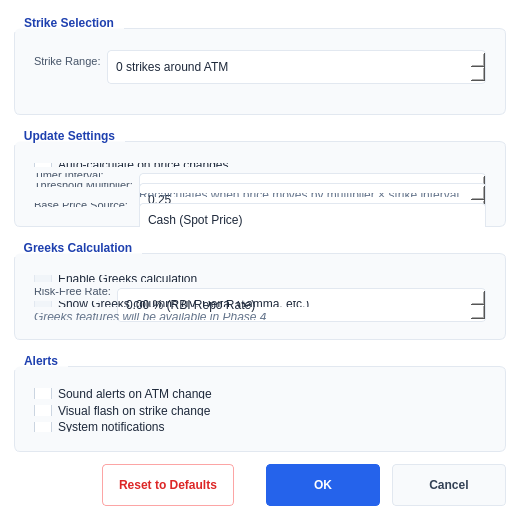
<?xml version="1.0" encoding="UTF-8"?>
<ui version="4.0">
 <class>ATMWatchSettingsDialog</class>
 <widget class="QDialog" name="ATMWatchSettingsDialog">
  <property name="geometry">
   <rect><x>0</x><y>0</y><width>520</width><height>520</height></rect>
  </property>
  <property name="windowTitle">
   <string>ATM Watch Settings</string>
  </property>
  <property name="minimumSize">
   <size><width>500</width><height>400</height></size>
  </property>
  <property name="modal">
   <bool>true</bool>
  </property>
  <property name="styleSheet">
   <string notr="true">
QDialog {
  background-color: #ffffff;
  color: #1e293b;
  font-size: 12px;
}
QGroupBox {
  background-color: #f8fafc;
  border: 1px solid #e2e8f0;
  border-radius: 6px;
  margin-top: 14px;
  padding: 12px 10px 10px 10px;
  font-weight: 600;
  color: #1e293b;
}
QGroupBox::title {
  subcontrol-origin: margin;
  subcontrol-position: top left;
  padding: 2px 8px;
  color: #1e40af;
  font-size: 12px;
}
QLabel {
  color: #475569;
  font-size: 11px;
}
QLabel#m_strikeRangeExampleLabel {
  color: #64748b;
  font-size: 9pt;
}
QSpinBox, QDoubleSpinBox {
  background-color: #ffffff;
  color: #1e293b;
  border: 1px solid #e2e8f0;
  border-radius: 4px;
  padding: 4px 6px;
  min-height: 24px;
  font-size: 12px;
}
QSpinBox:focus, QDoubleSpinBox:focus {
  border-color: #3b82f6;
}
QComboBox {
  background-color: #ffffff;
  color: #1e293b;
  border: 1px solid #e2e8f0;
  border-radius: 4px;
  padding: 4px 8px;
  min-height: 24px;
  font-size: 12px;
}
QComboBox:focus { border-color: #3b82f6; }
QComboBox::drop-down { width: 18px; border: none; }
QComboBox QAbstractItemView {
  background-color: #ffffff;
  color: #1e293b;
  selection-background-color: #dbeafe;
  selection-color: #1e40af;
  border: 1px solid #e2e8f0;
}
QCheckBox {
  color: #1e293b;
  font-size: 12px;
  spacing: 6px;
}
QCheckBox::indicator {
  width: 16px;
  height: 16px;
  border: 1px solid #cbd5e1;
  border-radius: 3px;
  background-color: #ffffff;
}
QCheckBox::indicator:checked {
  background-color: #2563eb;
  border-color: #2563eb;
}
QCheckBox::indicator:disabled {
  background-color: #f1f5f9;
  border-color: #e2e8f0;
}
QPushButton {
  background-color: #f8fafc;
  color: #334155;
  border: 1px solid #e2e8f0;
  border-radius: 4px;
  padding: 6px 16px;
  font-size: 12px;
  font-weight: 500;
  min-width: 80px;
  min-height: 28px;
}
QPushButton:hover { background-color: #f1f5f9; border-color: #94a3b8; }
QPushButton:pressed { background-color: #e2e8f0; }
QPushButton#m_okButton {
  background-color: #2563eb;
  color: #ffffff;
  border-color: #2563eb;
}
QPushButton#m_okButton:hover { background-color: #1d4ed8; }
QPushButton#m_resetButton {
  background-color: #ffffff;
  color: #dc2626;
  border-color: #fca5a5;
}
QPushButton#m_resetButton:hover { background-color: #fef2f2; border-color: #dc2626; }
   </string>
  </property>
  <layout class="QVBoxLayout" name="mainLayout">
   <property name="spacing">
    <number>12</number>
   </property>
   <property name="leftMargin"><number>14</number></property>
   <property name="topMargin"><number>14</number></property>
   <property name="rightMargin"><number>14</number></property>
   <property name="bottomMargin"><number>14</number></property>

   <!-- Strike Selection Group -->
   <item>
    <widget class="QGroupBox" name="m_strikeSelectionGroup">
     <property name="title"><string>Strike Selection</string></property>
     <layout class="QFormLayout" name="strikeFormLayout">
      <item row="0" column="0">
       <widget class="QLabel" name="lblStrikeRange">
        <property name="text"><string>Strike Range:</string></property>
       </widget>
      </item>
      <item row="0" column="1">
       <widget class="QSpinBox" name="m_strikeRangeSpinBox">
        <property name="minimum"><number>0</number></property>
        <property name="maximum"><number>10</number></property>
        <property name="suffix"><string> strikes around ATM</string></property>
        <property name="toolTip"><string>Number of strikes to display on each side of ATM
0 = ATM only (1 strike)
5 = ATM ± 5 (11 strikes total)</string></property>
       </widget>
      </item>
      <item row="1" column="0">
       <spacer name="exampleSpacer">
        <property name="orientation"><enum>Qt::Horizontal</enum></property>
        <property name="sizeHint" stdset="0"><size><width>0</width><height>0</height></size></property>
       </spacer>
      </item>
      <item row="1" column="1">
       <widget class="QLabel" name="m_strikeRangeExampleLabel">
        <property name="text"><string></string></property>
        <property name="wordWrap"><bool>true</bool></property>
       </widget>
      </item>
     </layout>
    </widget>
   </item>

   <!-- Update Settings Group -->
   <item>
    <widget class="QGroupBox" name="m_updateSettingsGroup">
     <property name="title"><string>Update Settings</string></property>
     <layout class="QFormLayout" name="updateFormLayout">
      <item row="0" column="0" colspan="2">
       <widget class="QCheckBox" name="m_autoRecalculateCheckbox">
        <property name="text"><string>Auto-calculate on price changes</string></property>
        <property name="toolTip"><string>Enable event-driven ATM calculation</string></property>
       </widget>
      </item>
      <item row="1" column="0">
       <widget class="QLabel" name="lblTimerInterval">
        <property name="text"><string>Timer Interval:</string></property>
       </widget>
      </item>
      <item row="1" column="1">
       <widget class="QSpinBox" name="m_updateIntervalSpinBox">
        <property name="minimum"><number>10</number></property>
        <property name="maximum"><number>300</number></property>
        <property name="suffix"><string> seconds (backup)</string></property>
        <property name="toolTip"><string>Backup timer interval for ATM calculation
Only used if auto-calculate is disabled or events are missed</string></property>
       </widget>
      </item>
      <item row="2" column="0">
       <widget class="QLabel" name="lblThreshold">
        <property name="text"><string>Threshold Multiplier:</string></property>
       </widget>
      </item>
      <item row="2" column="1">
       <widget class="QDoubleSpinBox" name="m_thresholdMultiplierSpinBox">
        <property name="minimum"><double>0.250000000000000</double></property>
        <property name="maximum"><double>1.000000000000000</double></property>
        <property name="singleStep"><double>0.050000000000000</double></property>
        <property name="decimals"><number>2</number></property>
        <property name="toolTip"><string>Price movement threshold for recalculation
0.25 = High sensitivity (quarter strike interval)
0.50 = Default (half strike interval)
1.00 = Conservative (full strike interval)</string></property>
       </widget>
      </item>
      <item row="3" column="0">
       <spacer name="thresholdNoteSpacer">
        <property name="orientation"><enum>Qt::Horizontal</enum></property>
        <property name="sizeHint" stdset="0"><size><width>0</width><height>0</height></size></property>
       </spacer>
      </item>
      <item row="3" column="1">
       <widget class="QLabel" name="lblThresholdNote">
        <property name="text"><string>Recalculates when price moves by multiplier × strike interval</string></property>
        <property name="wordWrap"><bool>true</bool></property>
        <property name="styleSheet"><string>color: #64748b; font-size: 9pt;</string></property>
       </widget>
      </item>
      <item row="4" column="0">
       <widget class="QLabel" name="lblBasePriceSource">
        <property name="text"><string>Base Price Source:</string></property>
       </widget>
      </item>
      <item row="4" column="1">
       <widget class="QComboBox" name="m_basePriceSourceCombo">
        <property name="toolTip"><string>Source for underlying price calculation
Cash: Uses equity/index cash market price
Future: Uses front month futures price</string></property>
        <item><property name="text"><string>Cash (Spot Price)</string></property></item>
        <item><property name="text"><string>Future (Front Month)</string></property></item>
       </widget>
      </item>
     </layout>
    </widget>
   </item>

   <!-- Greeks Calculation Group -->
   <item>
    <widget class="QGroupBox" name="m_greeksGroup">
     <property name="title"><string>Greeks Calculation</string></property>
     <layout class="QFormLayout" name="greeksFormLayout">
      <item row="0" column="0" colspan="2">
       <widget class="QCheckBox" name="m_enableGreeksCheckbox">
        <property name="text"><string>Enable Greeks calculation</string></property>
        <property name="enabled"><bool>false</bool></property>
        <property name="toolTip"><string>Greeks calculation (IV, Delta, Gamma, etc.) - Coming in Phase 4</string></property>
       </widget>
      </item>
      <item row="1" column="0">
       <widget class="QLabel" name="lblRiskFreeRate">
        <property name="text"><string>Risk-Free Rate:</string></property>
       </widget>
      </item>
      <item row="1" column="1">
       <widget class="QDoubleSpinBox" name="m_riskFreeRateSpinBox">
        <property name="minimum"><double>0.000000000000000</double></property>
        <property name="maximum"><double>10.000000000000000</double></property>
        <property name="singleStep"><double>0.100000000000000</double></property>
        <property name="decimals"><number>2</number></property>
        <property name="suffix"><string> % (RBI Repo Rate)</string></property>
        <property name="enabled"><bool>false</bool></property>
       </widget>
      </item>
      <item row="2" column="0" colspan="2">
       <widget class="QCheckBox" name="m_showGreeksColumnsCheckbox">
        <property name="text"><string>Show Greeks columns (IV, Delta, Gamma, etc.)</string></property>
        <property name="enabled"><bool>false</bool></property>
       </widget>
      </item>
      <item row="3" column="0" colspan="2">
       <widget class="QLabel" name="lblGreeksNote">
        <property name="text"><string>Greeks features will be available in Phase 4</string></property>
        <property name="styleSheet"><string>color: #64748b; font-size: 9pt; font-style: italic;</string></property>
       </widget>
      </item>
     </layout>
    </widget>
   </item>

   <!-- Alerts Group -->
   <item>
    <widget class="QGroupBox" name="m_alertsGroup">
     <property name="title"><string>Alerts</string></property>
     <layout class="QVBoxLayout" name="alertsLayout">
      <item>
       <widget class="QCheckBox" name="m_soundAlertsCheckbox">
        <property name="text"><string>Sound alerts on ATM change</string></property>
        <property name="toolTip"><string>Play sound when ATM strike changes</string></property>
       </widget>
      </item>
      <item>
       <widget class="QCheckBox" name="m_visualAlertsCheckbox">
        <property name="text"><string>Visual flash on strike change</string></property>
        <property name="toolTip"><string>Highlight row when ATM strike changes</string></property>
       </widget>
      </item>
      <item>
       <widget class="QCheckBox" name="m_systemNotificationsCheckbox">
        <property name="text"><string>System notifications</string></property>
        <property name="toolTip"><string>Show system notifications for ATM changes</string></property>
       </widget>
      </item>
     </layout>
    </widget>
   </item>

   <!-- Bottom Buttons -->
   <item>
    <layout class="QHBoxLayout" name="buttonLayout">
     <item>
      <spacer name="btnSpacer">
       <property name="orientation"><enum>Qt::Horizontal</enum></property>
       <property name="sizeHint" stdset="0"><size><width>40</width><height>20</height></size></property>
      </spacer>
     </item>
     <item>
      <widget class="QPushButton" name="m_resetButton">
       <property name="text"><string>Reset to Defaults</string></property>
      </widget>
     </item>
     <item>
      <spacer name="btnGap">
       <property name="orientation"><enum>Qt::Horizontal</enum></property>
       <property name="sizeType"><enum>QSizePolicy::Fixed</enum></property>
       <property name="sizeHint" stdset="0"><size><width>20</width><height>20</height></size></property>
      </spacer>
     </item>
     <item>
      <widget class="QPushButton" name="m_okButton">
       <property name="text"><string>OK</string></property>
       <property name="default"><bool>true</bool></property>
      </widget>
     </item>
     <item>
      <widget class="QPushButton" name="m_cancelButton">
       <property name="text"><string>Cancel</string></property>
      </widget>
     </item>
    </layout>
   </item>
  </layout>
 </widget>
 <resources/>
 <connections/>
</ui>
